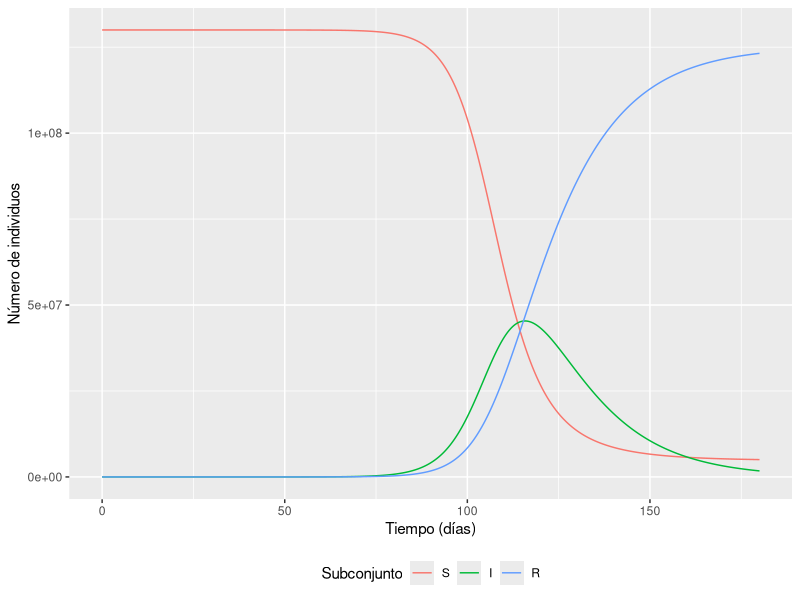

Source code (R):
## ---- chunk 1
knitr::opts_chunk$set(echo = TRUE)
## ---- chunk 2
 # PACKAGES:
library(deSolve)
library(reshape2)
library(ggplot2)

initial_state_values <- c(S = 130000000, 
                          I = 1, 
                          R = 0)
parameters <- c(beta = 0.24, 
                gamma = 0.07)

times <- seq(from = 0, to = 180, by = 0.1)

sir_model <- function(time, state, parameters) {
  with(as.list(c(state, parameters)), {
    N <- S+I+R
    lambda <- beta * I/N
    dS <- -lambda * S
    dI <- lambda * S - gamma * I
    dR <- gamma * I
    return(list(c(dS, dI, dR)))
  })
}
# poner la solución del sistema de ecuaciones en forma de un dataframe
output <- as.data.frame(ode(y = initial_state_values,
                            times = times,
                            func = sir_model,
                            parms = parameters))
## ---- chunk 3
output_long <- melt(as.data.frame(output), id = "time")
ggplot(data = output_long,
       aes(x = time, y = value, colour = variable, group = variable)) +
  geom_line() +
  xlab("Tiempo (días)")+
  ylab("Número de individuos") +
  labs(colour = "Subconjunto") +
  theme(legend.position = "bottom")
